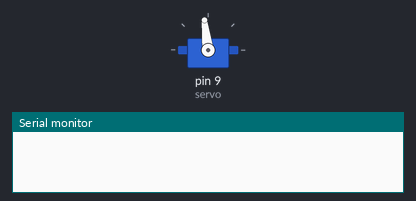
The sketch below on a simulated Arduino Uno, built with avr-gcc and run on an emulated ATmega328P. Parts: servo, the last lines printed to the serial monitor. At 7.0 s the program stops and its outputs stay as they are.

Above: at 0.1 s.
At 2.1 s:
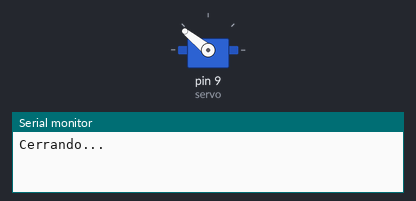
At 5.6 s:
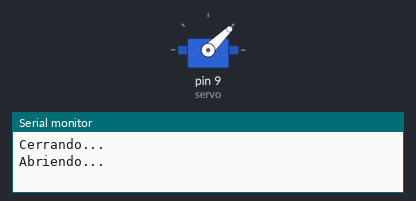
Timing chart, 0 to 8.5 s (numbered marks = the images above):
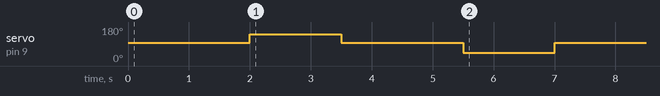

The sketch:

test_servo_auto.ino
```cpp
/*
 * Test automatico del servo DS04-NFC
 *
 * Programa para verificar rapidamente que el servo funciona
 * correctamente tras montar el cableado.
 *
 * Secuencia:
 *   1. Espera 2 segundos (parado)
 *   2. Cierra durante 1.5 segundos
 *   3. Para 2 segundos
 *   4. Abre durante 1.5 segundos
 *   5. Para y fin
 *
 * Antes de usar este programa, ejecutar punto_muerto_servo.ino
 * para encontrar el valor de SERVO_PARADO_US de tu servo.
 *
 * Conexiones:
 *   Servo senal  -> Pin 9
 *   Servo VCC    -> Pilas externas 6V (o 5V Arduino si es SG90)
 *   Servo GND    -> GND comun
 */

#include <Servo.h>

Servo servo;
const int SERVO_PARADO_US = 1540;  // ajustar al punto muerto de tu servo
const int SERVO_CERRAR_US = 2000;
const int SERVO_ABRIR_US  = 1000;
const int TIEMPO_MS       = 1500;  // duracion de cada movimiento

void setup() {
  Serial.begin(115200);
  servo.attach(9);
  servo.writeMicroseconds(SERVO_PARADO_US);
  delay(2000);

  Serial.println("Cerrando...");
  servo.writeMicroseconds(SERVO_CERRAR_US);
  delay(TIEMPO_MS);

  servo.writeMicroseconds(SERVO_PARADO_US);
  delay(2000);

  Serial.println("Abriendo...");
  servo.writeMicroseconds(SERVO_ABRIR_US);
  delay(TIEMPO_MS);

  servo.writeMicroseconds(SERVO_PARADO_US);
  Serial.println("Fin");
  while(true);
}

void loop() {}
```

Measured:
- by itself, servo on pin 9 (servo): 97° → 141° at 2.0 s, → 97° 1.5 s later, → 44° 2.0 s later, → 97° 1.5 s later
